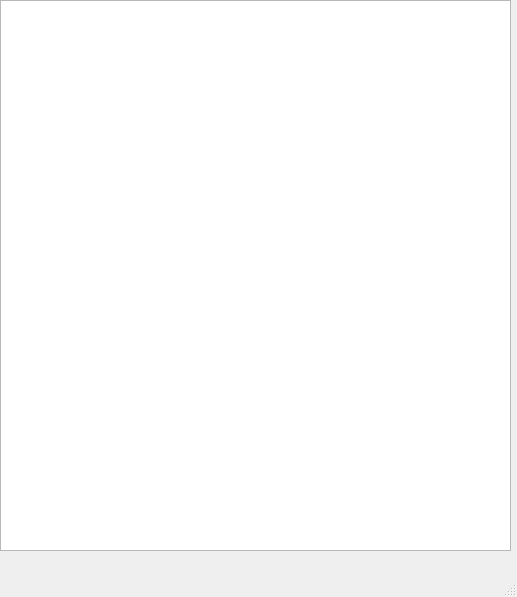
<?xml version="1.0" encoding="UTF-8"?>
<ui version="4.0">
 <class>mainWindow</class>
 <widget class="QMainWindow" name="mainWindow">
  <property name="geometry">
   <rect>
    <x>0</x>
    <y>0</y>
    <width>517</width>
    <height>597</height>
   </rect>
  </property>
  <property name="windowTitle">
   <string>Hello QTpy</string>
  </property>
  <widget class="QWidget" name="centralwidget">
   <widget class="QWidget" name="verticalLayoutWidget">
    <property name="geometry">
     <rect>
      <x>0</x>
      <y>0</y>
      <width>511</width>
      <height>551</height>
     </rect>
    </property>
    <layout class="QVBoxLayout" name="verticalLayout">
     <item>
      <widget class="QPlainTextEdit" name="plainTextEdit">
       <property name="plainText">
        <string/>
       </property>
      </widget>
     </item>
    </layout>
   </widget>
  </widget>
  <widget class="QMenuBar" name="menubar">
   <property name="geometry">
    <rect>
     <x>0</x>
     <y>0</y>
     <width>517</width>
     <height>21</height>
    </rect>
   </property>
  </widget>
  <widget class="QStatusBar" name="statusbar"/>
 </widget>
 <resources/>
 <connections/>
</ui>
